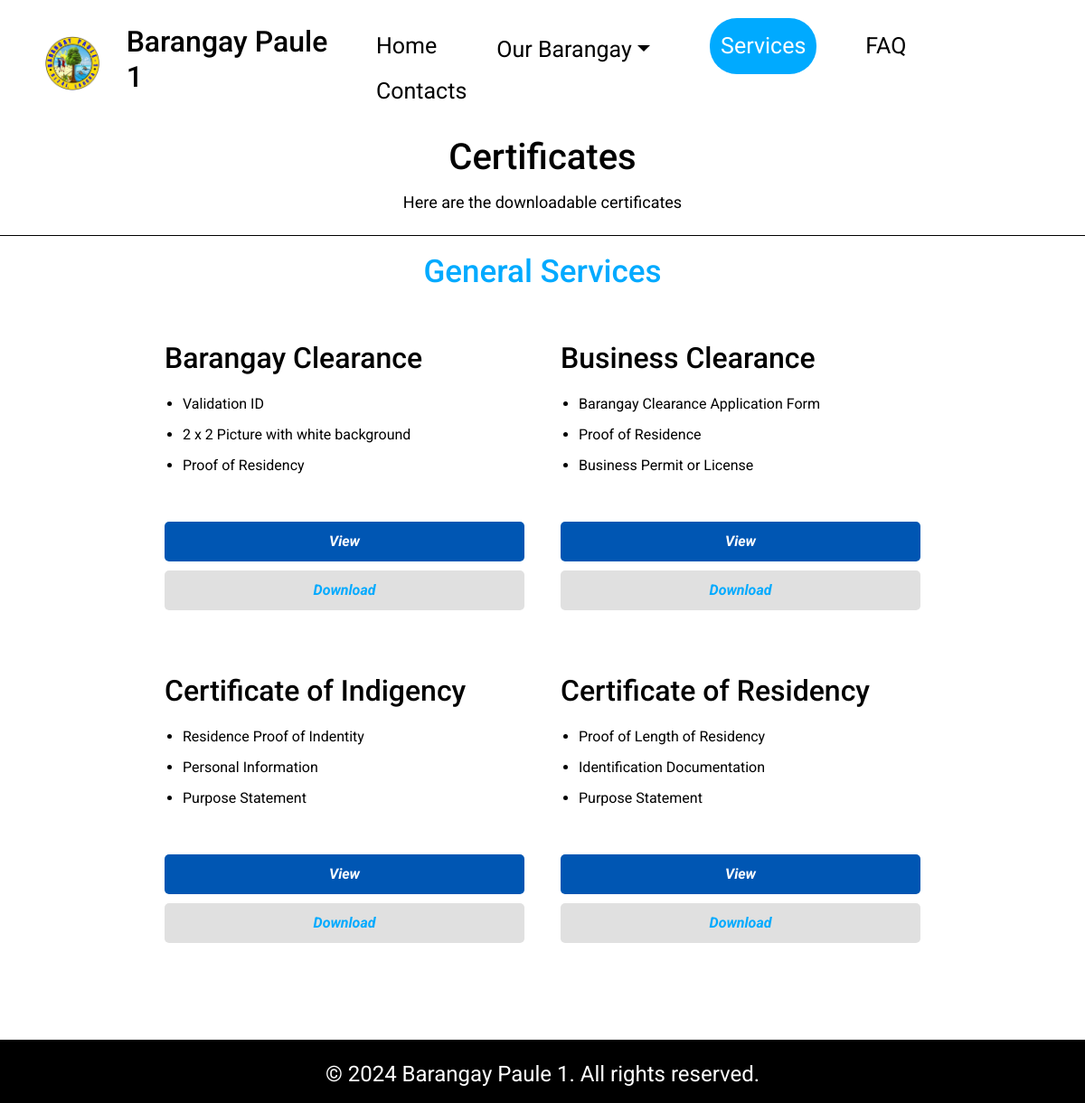
The page /Certificate.php on the database its author committed.
### tables this page shows
CREATE TABLE `certificates` (
  `id` int(6) UNSIGNED NOT NULL,
  `certificate_name` varchar(255) NOT NULL,
  `requirements` varchar(255) NOT NULL,
  `file` varchar(255) DEFAULT NULL,
  `created_at` timestamp NOT NULL DEFAULT current_timestamp()
);

### Certificate.php (the view, shortened to what this page needs)
<!DOCTYPE html>
<html lang="en">
    <link href="https://cdn.jsdelivr.net/npm/bootstrap@5.3.0-alpha1/dist/css/bootstrap.min.css" rel="stylesheet">
    <link rel="stylesheet" href="Certificate.css">
</head>
<body>
    <header class="header">
        <a href="#" class="logo">
            <img src="images/logo1.png" alt="Error Image" height="60px" width="60px"/>
            <h2>Barangay Paule 1</h2>
        </a>
        <nav class="navigation">
            <a href="index.php" style="--i:1">Home</a>
            <div class="dropdown">
                <button class="btn btn-primary dropdown-toggle" type="button" id="dropdownMenuButton" data-bs-toggle="dropdown" aria-expanded="false">
                    Our Barangay</button>
            </div>
            <a id="Cert1" href="Certificate.php" style="--i:3; color: white; background-color: #00aaff;
            padding: 12px; border-radius: 30px;">Services</a>
            <a href="FAQ.php" style="--i:4">FAQ</a>
            <a href="Contact.php" style="--i:5">Contacts</a>
        </nav>
    </header>
    <section class="certificate">
        <h3 class="h31">Certificates</h3>
        <p>Here are the downloadable certificates</p>
        <hr>
        <h3 class="h32">General Services</h3>
        <?php
            include 'connection.php';
            $sql = "SELECT * FROM certificates";
            $result = $conn->query($sql);
            if ($result->num_rows > 0) {
                $counter = 0;
                while($row = $result->fetch_assoc()) {
                    if ($counter % 2 == 0) {
                        echo '<div class="container">';
                    }
                    $certificate_name  = $row["certificate_name"];
                    $file  = $row["file"];
                    $requirements  = $row["requirements"];
        ?>
            <div class="box">
                <h2 style="text-align: left;"><?php echo $certificate_name; ?></h2>
                <ul style="list-style-type: disc; padding-left: 20px;">
                    <?php
                        $requirements_list = explode("\n", $requirements);
                        foreach ($requirements_list as $requirement) {
                            echo "<li>$requirement</li>";
                        }
                    ?>
                </ul>
                <div class="button">
                <a id="view" href="uploads/<?php echo $file; ?>" class="a2" target="_blank"><em>View</em></a>
                <a id="download" href="uploads/<?php echo $file; ?>" class="a1" download><em>Download</em></a>
                </div>
            </div>
        <?php
                    $counter++;
                    if ($counter % 2 == 0) {
                        echo '</div>';
                    }
                }
            } else {
                echo "0 results";
            }
        ?>
    </section>
    <footer>
      <p>&copy; 2024 Barangay Paule 1. All rights reserved.</p>
    </footer>
    <link href="https://cdn.jsdelivr.net/npm/bootstrap-icons/font/bootstrap-icons.css" rel="stylesheet">
</body>
</html>

### Certificate.css (style rules this page uses)
* { margin: 0; padding: 0; box-sizing: border-box; font-family: 'Roboto', sans-serif; }
body { color: #000; background-size: cover; }
.header { position: fixed; top: 0; left: 0; z-index: 100; width: 100%; display: flex; background: rgba(255, 255, 255, 0.9); align-items: center; padding: 20px; justify-content: space-between; transition: backdrop-filter 0.3s ease; backdrop-filter: blur(8px); }
.logo { display: flex; align-items: center; text-decoration: none; color: black; font-weight: 600; font-size: 25px; cursor: default; opacity: 0; animation: slideRight 1s ease forwards; }
.logo img { margin-left: 30px; }
.logo h2 { margin-left: 30px; }
.navigation { margin-right: 25px; }
.navigation a { display: inline-block; color: #000; font-size: 25px; margin-left: 35px; font-weight: 400; text-decoration: none; transition: 0.5s; opacity: 0; margin-right: 15px; animation: slideTop .5s ease forwards; animation-delay: calc(.2s * var(--i)); }
.dropdown { position: relative; display: inline-block; }
.dropdown button { display: inline-block; color: #000; font-size: 25px; margin-left: 35px; font-weight: 400; text-decoration: none; transition: 0.5s; opacity: 1; margin-right: 15px; animation: slideTop .5s ease forwards; animation-delay: calc(.2s * var(--i)); background-color: transparent; border: none; cursor: pointer; }
.certificate { width: 95%; height: 135vh; position: relative; justify-content: center; background-size: cover; background-position: center; display: flex; padding: 70px 10% 0px; align-items: center; background-color: #fff; border-radius: 20px; margin: 0 auto; text-align: center; flex-direction: column; margin-top: 100px; }
.h31 { font-size: 40px; margin: 0 auto; margin-bottom: 20px; opacity: 0; animation: slideRight 1s ease forwards; position: absolute; top: 50px; transform: translateX(-50%); text-align: center; justify-content: center; }
.h32 { font-size: 35px; margin: 0 auto; margin-bottom: 20px; opacity: 0; animation: slideRight 1s ease forwards; position: absolute; top: 180px; transform: translateX(-50%); text-align: center; justify-content: center; color: #00aaff; }
.certificate p { width: 500px; margin: 0 auto; margin-bottom: 20px; opacity: 0; animation: slideRight 1s ease forwards; position: absolute; top: 110px; transform: translateX(-50%); text-align: center; font-size: 18px; }
.certificate hr { width: 1200px; margin: 0 auto; margin-bottom: 20px; opacity: 0; animation: slideRight 1s ease forwards; position: absolute; top: 160px; transform: translateX(-50%); text-align: center; font-weight: bold; }
.container { display: flex; }
.box { border: 3px none #000; padding: 20px; margin-bottom: 20px; border-radius: 10px; margin: 0 auto; margin-bottom: 30px; width: 550px; }
.box a { text-decoration: none; }
.box ul { list-style-type: none; padding: 0; justify-content: center; text-align: justify; margin-top: 20px; }
.box ul li { margin-bottom: 10px; }
.a1, .a2 { display: block; margin-top: 15px; text-decoration: none; padding: 10px 15px; border-radius: 5px; text-align: center; font-weight: bold; margin-top: 0px; transition: 0.5s ease; }
.a1 { margin-top: 10px; background-color: #e0e0e0; color: #00aaff; }
.container:first-of-type { margin-top: 100px; }
.a2 { margin-top: 50px; background-color: #0056b3; color: #fff; }
footer { background-color: black; color: white; text-align: center; padding: 20px; width: 100%; font-size: 24px; margin-top: 30px; opacity: 0; animation: slideTop .5s ease forwards; margin-top: -30px; height: 70px; }

### rows shown on the page
certificates: certificate_name "Barangay Clearance", requirements "Validation ID", requirements "2 x 2 Picture with white background", requirements "Proof of Residency"
certificates: certificate_name "Business Clearance", requirements "Barangay Clearance Application Form", requirements "Proof of Residence", requirements "Business Permit or License"
certificates: certificate_name "Certificate of Indigency", requirements "Residence Proof of Indentity", requirements "Personal Information", requirements "Purpose Statement"
certificates: certificate_name "Certificate of Residency", requirements "Proof of Length of Residency", requirements "Identification Documentation", requirements "Purpose Statement"
